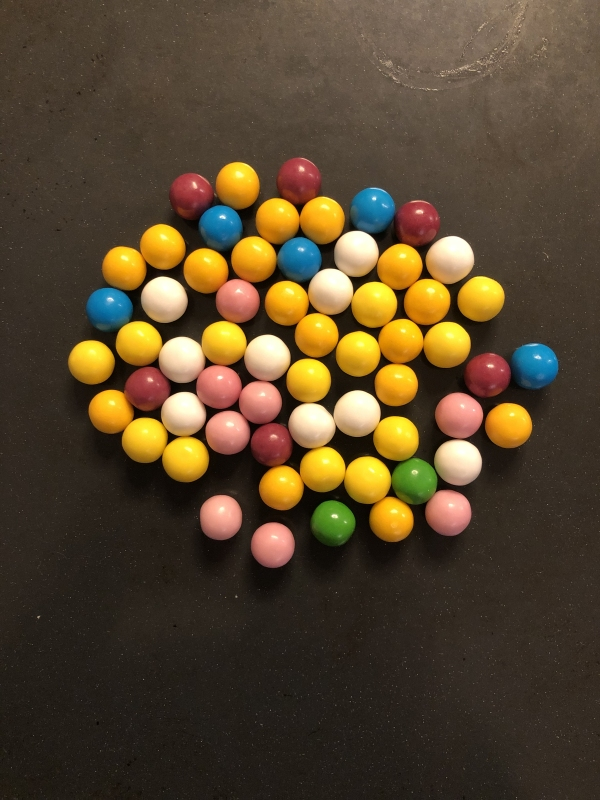
#> input picture Aufgabe2/Images/chewing_gum_balls01.jpg, 600 x 800 px; its folder holds only this picture in this run
$ python aufgabe3.py   (older library calls are emulated)
#> lines starting #> are read from the running program, lines starting #| are printed output that depends on the picture; after the words box and inside, x2 and y2 are one past the last pixel; in counts of white or black regions, pixels touching at a corner belong together
import cv2
from cv2 import erode
import numpy as np
import glob

# Goal: Count the number of blue chewing gums in the images
# define blue in HSV
hue = 100
hue_range = 10
saturation = 155
saturation_range = 100
value = 250
value_range = 100
lower_blue = np.array([hue - hue_range, saturation -
                       saturation_range, value - value_range])
upper_blue = np.array([hue + hue_range, saturation +
                       saturation_range, value + value_range])

# define different shapes for kernel
def morph_shape(val):
    if val == 0:
         return cv2.MORPH_RECT
    elif val == 1:
         return cv2.MORPH_CROSS
    elif val == 2:
         return cv2.MORPH_ELLIPSE


# dilation with parameters
# macht schwarze Felder um weiße ebenfalls weiß
# [4 lines left out: function dilatation, not called in this run]


# erosion with parameters
# macht weiße Felder um schwarze ebenfalls schwarz
def erosion(img, size, shape):
    kernel = cv2.getStructuringElement(shape, (2 * size + 1, 2 * size + 1),
                                        (size, size))
    return cv2.erode(img, kernel)

# opening with parameters
# wird nach erosion angewendet
def opening(img, size, shape):
    kernel = cv2.getStructuringElement(shape, (2 * size + 1, 2 * size + 1),
                                        (size, size))
    return cv2.morphologyEx(img, cv2.MORPH_OPEN, kernel)

# closing with parameters
# wird nach dilitation angewendet
def closing(img, size, shape):
    kernel = cv2.getStructuringElement(shape, (2 * size + 1, 2 * size + 1),
                                        (size, size))
    return cv2.morphologyEx(img, cv2.MORPH_CLOSE, kernel)


# for img_name in glob.glob("gdv-SoSe2022/images/chewing_gum_balls*.jpg"):
for img_name in glob.glob("Aufgabe2/images/chewing_gum_balls*.jpg"):
    print('Searching for colored balls in image:', img_name)

    #reading image
    img = cv2.imread( img_name, cv2.IMREAD_COLOR)
#> img is the input picture: shape (800, 600, 3); mean B, G, R 45.5, 69.6, 86.1
    # convert to HSV
    hsv = cv2.cvtColor(img, cv2.COLOR_BGR2HSV)
#> hsv: shape (800, 600, 3); mean H, S, V 18.7, 110.2, 88.3

    # create a mask
    mask = cv2.inRange(hsv, lower_blue, upper_blue)
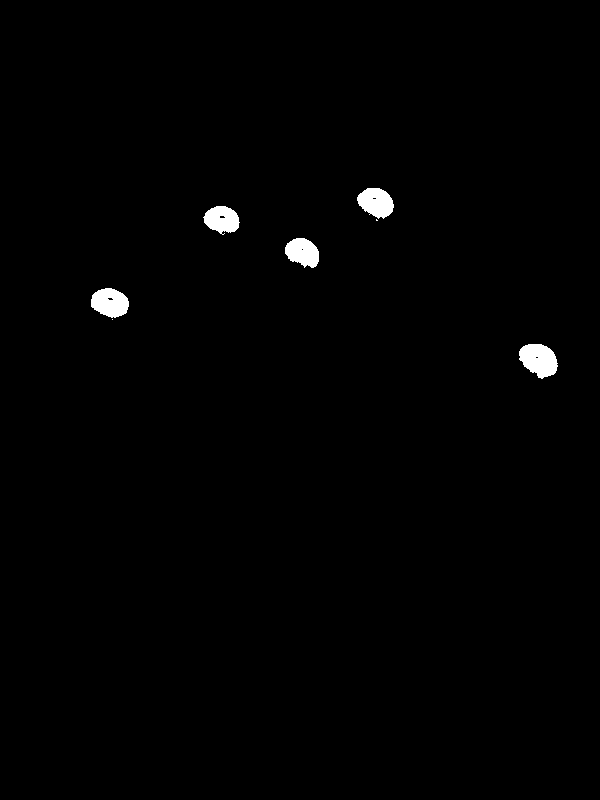
#> mask: shape (800, 600); 0.86% white; 7 white regions (2 under 20 px), largest, box (x1, y1, x2, y2) and area: (519, 344, 558, 379) 971, (91, 288, 129, 318) 849, (357, 188, 394, 219) 812, (285, 238, 319, 268) 747, (203, 206, 240, 235) 742

    # apply morphological operations
    kernel_size = 3
    kernel_shape = morph_shape(2)
    mask = opening(mask, kernel_size, kernel_shape)
    mask = erosion(mask, kernel_size, kernel_shape)
#> in erosion, `return cv2.erode(img, kernel)`:
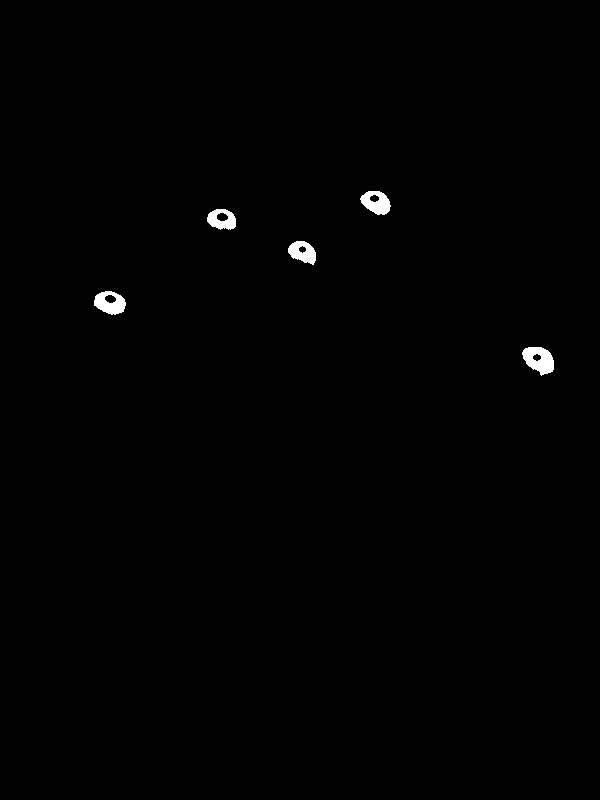
#> returned value: shape (800, 600); 0.51% white; 5 white regions, box (x1, y1, x2, y2) and area: (522, 347, 554, 376) 609, (94, 291, 126, 315) 506, (360, 191, 391, 215) 485, (288, 241, 316, 265) 437, (207, 209, 236, 230) 408
    mask = closing(mask, kernel_size, kernel_shape)

    # find connected components
    connectivity = 8
    (numLabels, labels, stats, centroids) = cv2.connectedComponentsWithStats(
        mask, connectivity, cv2.CV_32S)
#> labels: shape (800, 600) int32; 6 distinct labels, from 0 to 5
#> numLabels = 6; stats = [[0, 0, 600, 800, 477555], [360, 191, 31, 24, 485], [207, 209, 29, 21, 408], [288, 241, 28, 24, 437], [94, 291, 32, 24, 506], [522, 347, 32, 29, 609]]; centroids = [[299.4, 400.1], [376, 202.3], [221.5, 219.3], [302.3, 251.8], [109.7, 302.7], [538.7, 359.4]]

    # helper variables for drawing and candidate rejection
    red_BGR = (0, 0, 255)
    green_BGR = (0, 255, 0)
    circle_size = 10
    circle_thickness = 5
    min_size = 11
    expected_roundness = 0.1
    numRejected = 1

    # go through all (reasonable) found connected components
    for i in range(1, numLabels):
        # check size and roundness as plausibility
        x = stats[i, cv2.CC_STAT_LEFT]
        y = stats[i, cv2.CC_STAT_TOP]
        w = stats[i, cv2.CC_STAT_WIDTH]
        h = stats[i, cv2.CC_STAT_HEIGHT]
        if w < min_size or h < min_size:
            print('Found a too small component.')
            numRejected += 1
            continue  # found component is too small to be correct
        if w >= h:
            roundness = 1.0 / (w/h)
        elif h > w:
            roundness = 1.0 / (h/w)
        if (roundness < expected_roundness):
            print('Found a component that is not round enough.')
            numRejected += 1
            continue  # ratio of width and height is not suitable


        # find and draw center
        center = centroids[i]
        center = np.round(center)
        center = center.astype(int)
        cv2.circle(img, center, circle_size, red_BGR, circle_thickness)

        cv2.rectangle(img, (x, y), (x + w, y + h), green_BGR, 3)
#> this loop made 5 passes
#> (x, y, w, h, roundness, center) on passes 1 to 5: (360, 191, 31, 24, 0.774, [376, 202]), (207, 209, 29, 21, 0.724, [222, 219]), (288, 241, 28, 24, 0.857, [302, 252]), (94, 291, 32, 24, 0.75, [110, 303]), (522, 347, 32, 29, 0.906, [539, 359])
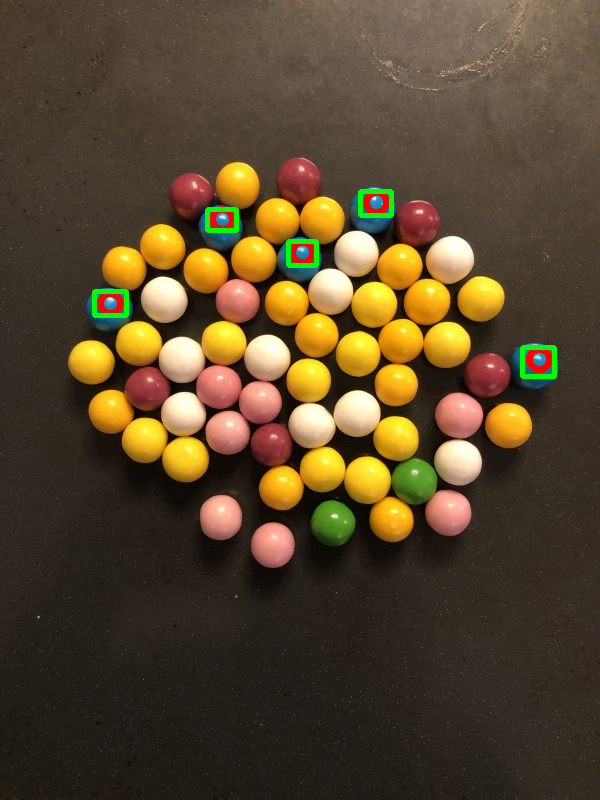
#> img: shape (800, 600, 3); 0.88% of pixels changed, all inside (x1, y1, x2, y2) = (92, 189, 557, 379)
#> after the loop, numRejected = 1

    # print out number of connected components
    print('We have found', str(numLabels-numRejected), 'blue chewing gums.')
#| We have found 5 blue chewing gums.

    # show the original image with drawings in one window
    cv2.imshow(img_name, img)
    # show the masked image in another window

    # show the mask image in another window
    cv2.imshow("Mask image", mask)
    cv2.imwrite("mask.jpg", mask)

    key = cv2.waitKey(0)
#> (key q is pressed here)
    if key == ord('q'):
        break

    cv2.destroyAllWindows()

$ run again, on Aufgabe2/Images/chewing_gum_balls05.jpg
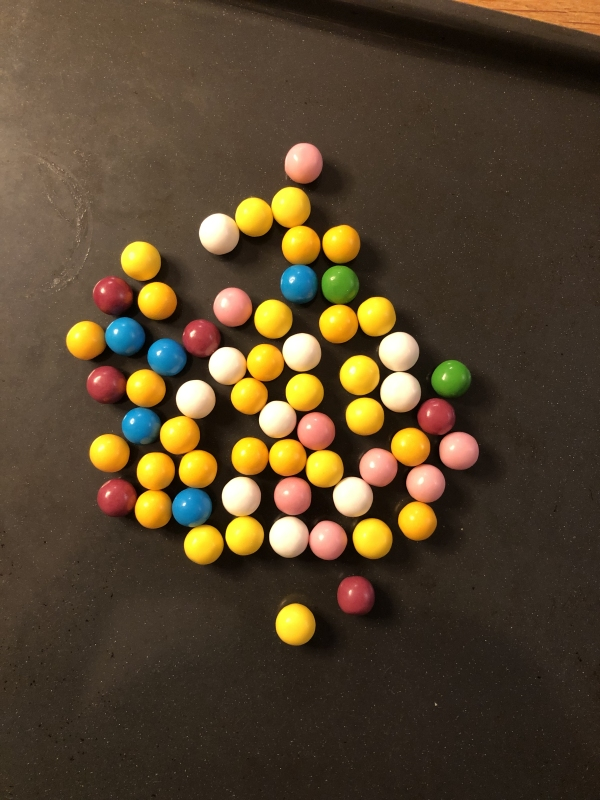
#> input picture Aufgabe2/Images/chewing_gum_balls05.jpg, 600 x 800 px
#> img is the input picture: shape (800, 600, 3); mean B, G, R 44.4, 68.1, 85
#> hsv: shape (800, 600, 3); mean H, S, V 17.7, 119.7, 86.8
#> `mask = cv2.inRange(hsv, lower_blue, upper_blue)`:
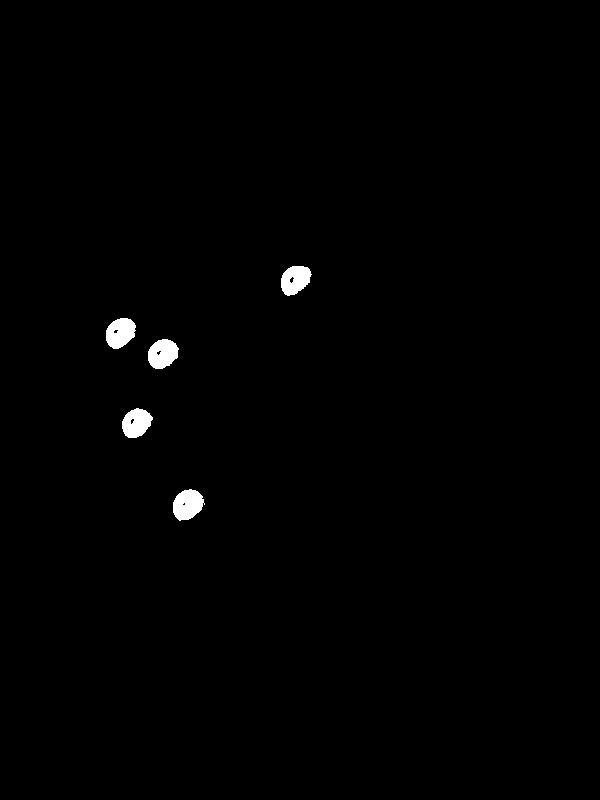
#> mask: shape (800, 600); 0.72% white; 5 white regions, box (x1, y1, x2, y2) and area: (173, 489, 205, 521) 734, (148, 339, 179, 369) 691, (106, 318, 136, 349) 689, (281, 266, 312, 296) 668, (122, 408, 153, 438) 663
#> labels: shape (800, 600) int32; 6 distinct labels, from 0 to 5
#> numLabels = 6; stats = [[0, 0, 600, 800, 478143], [284, 269, 24, 24, 338], [109, 321, 24, 25, 373], [151, 342, 24, 24, 375], [125, 411, 25, 24, 347], [176, 492, 25, 26, 424]]; centroids = [[300, 399.6], [295.5, 279.2], [120.6, 332.6], [162.9, 353.5], [136.8, 422.9], [187.6, 504.2]]
#> the loop `for i in range(1, numLabels):` made 5 passes
#> (x, y, w, h, roundness, center) on passes 1 to 5: (284, 269, 24, 24, 1, [295, 279]), (109, 321, 24, 25, 0.96, [121, 333]), (151, 342, 24, 24, 1, [163, 354]), (125, 411, 25, 24, 0.96, [137, 423]), (176, 492, 25, 26, 0.962, [188, 504])
#> after the loop `for i in range(1, numLabels):`:
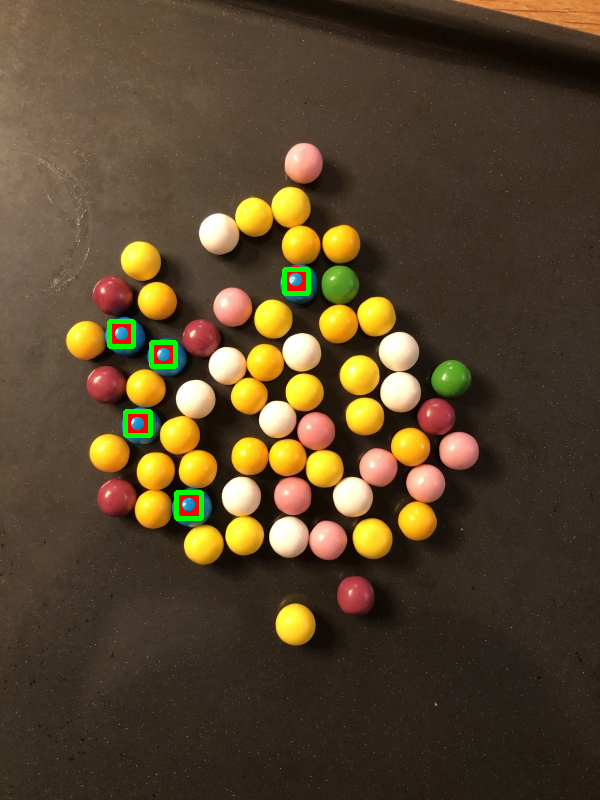
#> img: shape (800, 600, 3); 0.75% of pixels changed, all inside (x1, y1, x2, y2) = (107, 266, 311, 521)
#> after the loop `for i in range(1, numLabels):`: numRejected = 1
#| We have found 5 blue chewing gums.

$ run again, on Aufgabe2/Images/chewing_gum_balls06.jpg
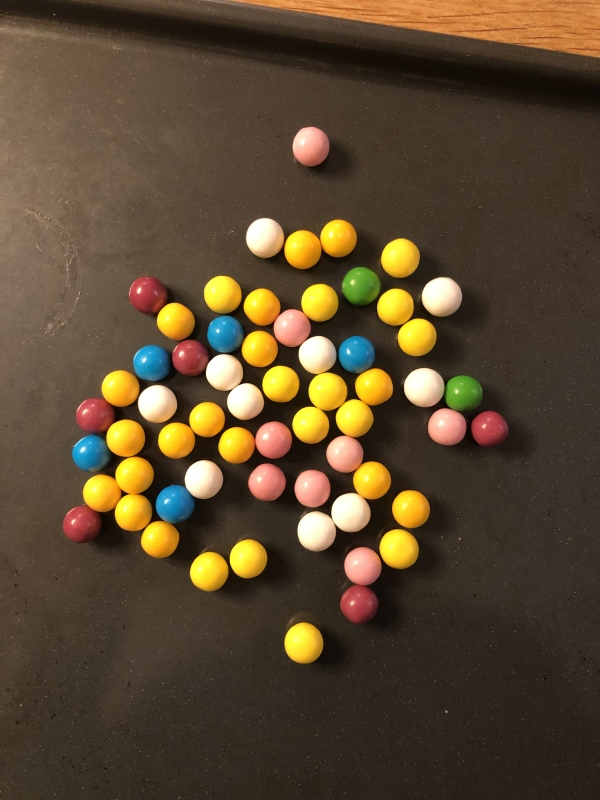
#> input picture Aufgabe2/Images/chewing_gum_balls06.jpg, 600 x 800 px
#> img is the input picture: shape (800, 600, 3); mean B, G, R 48.1, 72, 89.5
#> hsv: shape (800, 600, 3); mean H, S, V 17.6, 113.5, 91.1
#> `mask = cv2.inRange(hsv, lower_blue, upper_blue)`:
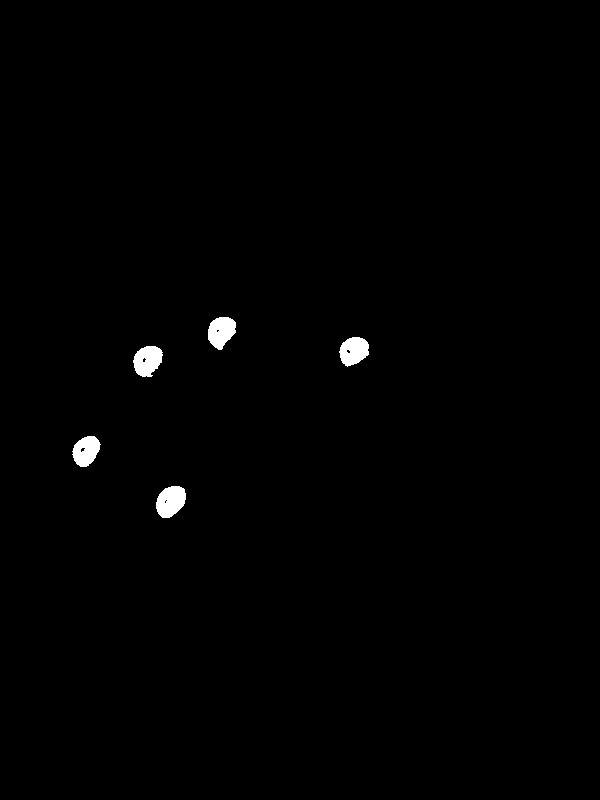
#> mask: shape (800, 600); 0.7% white; 5 white regions, box (x1, y1, x2, y2) and area: (156, 486, 186, 518) 721, (133, 346, 163, 377) 682, (208, 317, 236, 350) 665, (339, 337, 369, 367) 651, (72, 436, 101, 467) 623
#> labels: shape (800, 600) int32; 6 distinct labels, from 0 to 5
#> numLabels = 6; stats = [[0, 0, 600, 800, 478208], [211, 320, 22, 27, 363], [343, 340, 23, 23, 347], [136, 349, 23, 25, 358], [76, 439, 21, 25, 313], [159, 489, 24, 26, 411]]; centroids = [[299.9, 399.5], [221.2, 331], [354.3, 350.3], [147.6, 360.1], [86.36, 450.7], [170.9, 500.9]]
#> the loop `for i in range(1, numLabels):` made 5 passes
#> (x, y, w, h, roundness, center) on passes 1 to 5: (211, 320, 22, 27, 0.815, [221, 331]), (343, 340, 23, 23, 1, [354, 350]), (136, 349, 23, 25, 0.92, [148, 360]), (76, 439, 21, 25, 0.84, [86, 451]), (159, 489, 24, 26, 0.923, [171, 501])
#> after the loop `for i in range(1, numLabels):`:
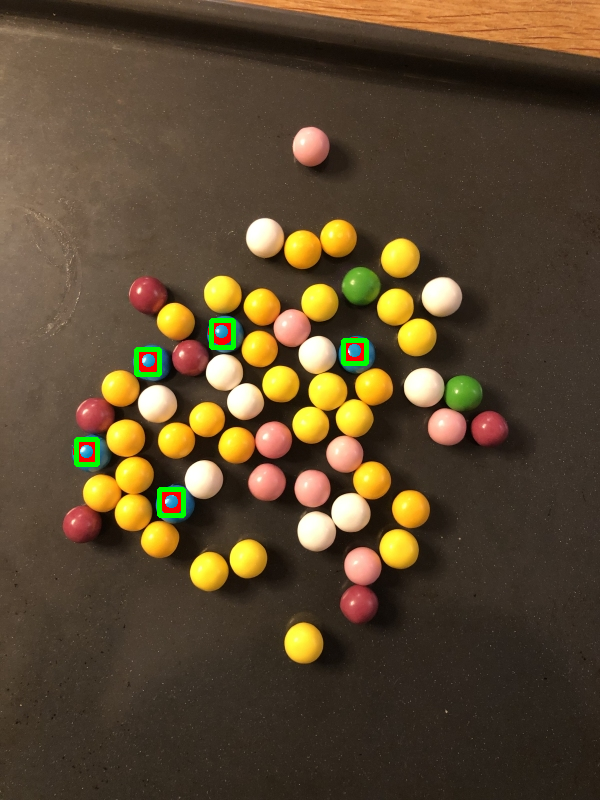
#> img: shape (800, 600, 3); 0.71% of pixels changed, all inside (x1, y1, x2, y2) = (73, 318, 369, 518)
#> after the loop `for i in range(1, numLabels):`: numRejected = 1
#| We have found 5 blue chewing gums.

$ run again, on Aufgabe2/Images/chewing_gum_balls08.jpg
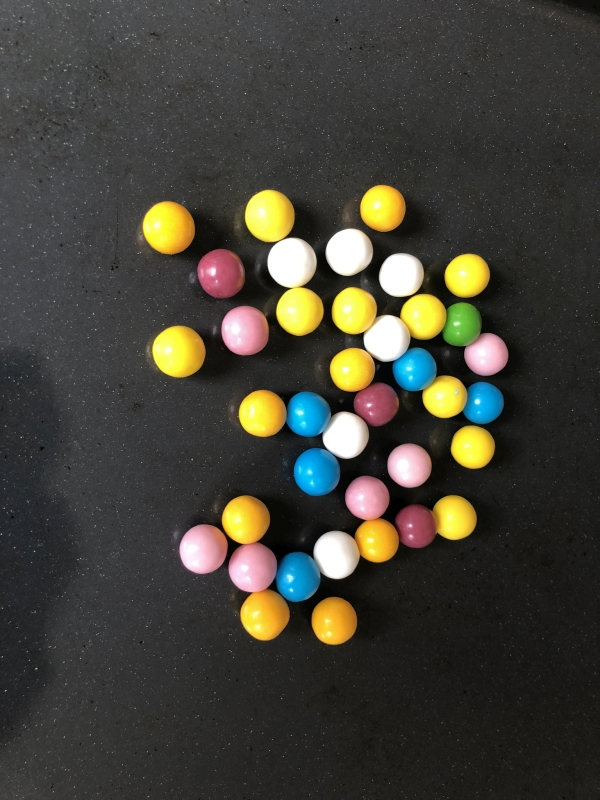
#> input picture Aufgabe2/Images/chewing_gum_balls08.jpg, 600 x 800 px
#> img is the input picture: shape (800, 600, 3); mean B, G, R 55.6, 64.9, 66.6
#> hsv: shape (800, 600, 3); mean H, S, V 43.4, 39.3, 70.4
#> `mask = cv2.inRange(hsv, lower_blue, upper_blue)`:
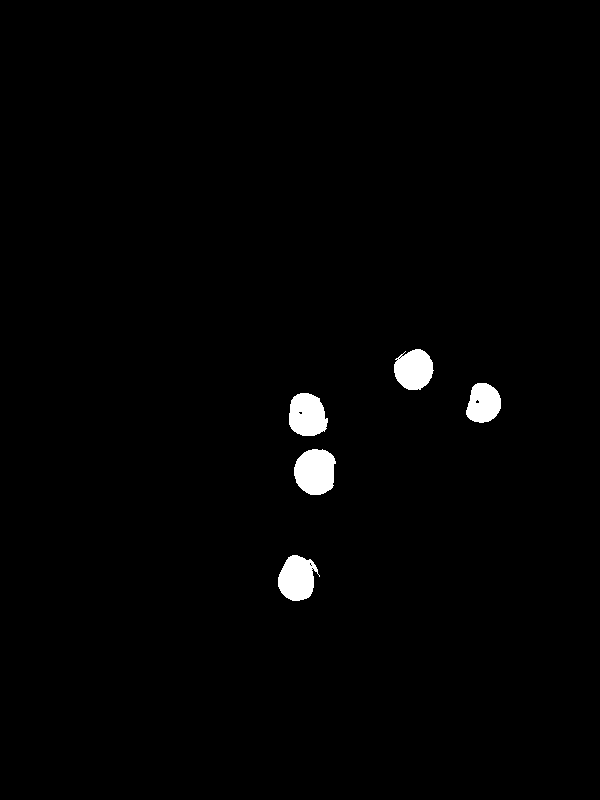
#> mask: shape (800, 600); 1.4% white; 5 white regions, box (x1, y1, x2, y2) and area: (294, 449, 336, 495) 1539, (278, 555, 320, 601) 1352, (289, 393, 328, 436) 1331, (394, 349, 434, 390) 1245, (466, 383, 501, 423) 1073
#> labels: shape (800, 600) int32; 6 distinct labels, from 0 to 5
#> numLabels = 6; stats = [[0, 0, 600, 800, 475440], [397, 352, 33, 35, 885], [469, 386, 29, 34, 691], [292, 396, 33, 37, 907], [297, 452, 35, 40, 1144], [281, 558, 30, 40, 933]]; centroids = [[299, 399], [413.6, 369.4], [483.8, 403.2], [307.1, 415], [314.7, 471.3], [296.1, 578.5]]
#> the loop `for i in range(1, numLabels):` made 5 passes
#> (x, y, w, h, roundness, center) on passes 1 to 5: (397, 352, 33, 35, 0.943, [414, 369]), (469, 386, 29, 34, 0.853, [484, 403]), (292, 396, 33, 37, 0.892, [307, 415]), (297, 452, 35, 40, 0.875, [315, 471]), (281, 558, 30, 40, 0.75, [296, 579])
#> after the loop `for i in range(1, numLabels):`:
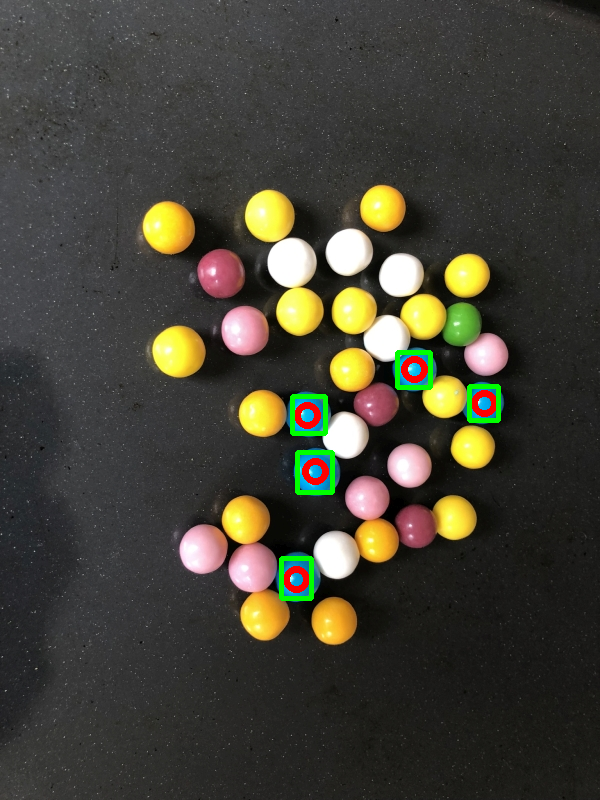
#> img: shape (800, 600, 3); 1.14% of pixels changed, all inside (x1, y1, x2, y2) = (279, 350, 501, 601)
#> after the loop `for i in range(1, numLabels):`: numRejected = 1
#| We have found 5 blue chewing gums.
